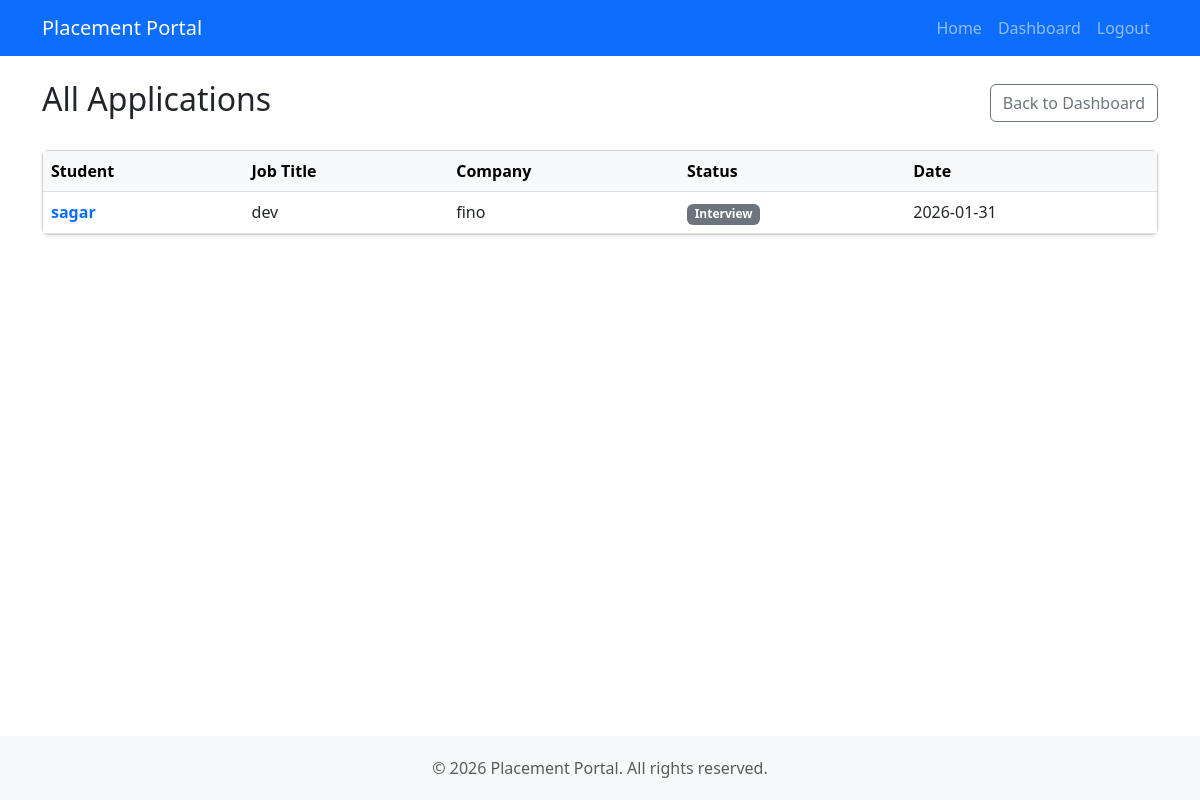
The page /admin/view/applications (signed in) on the database as committed earlier.
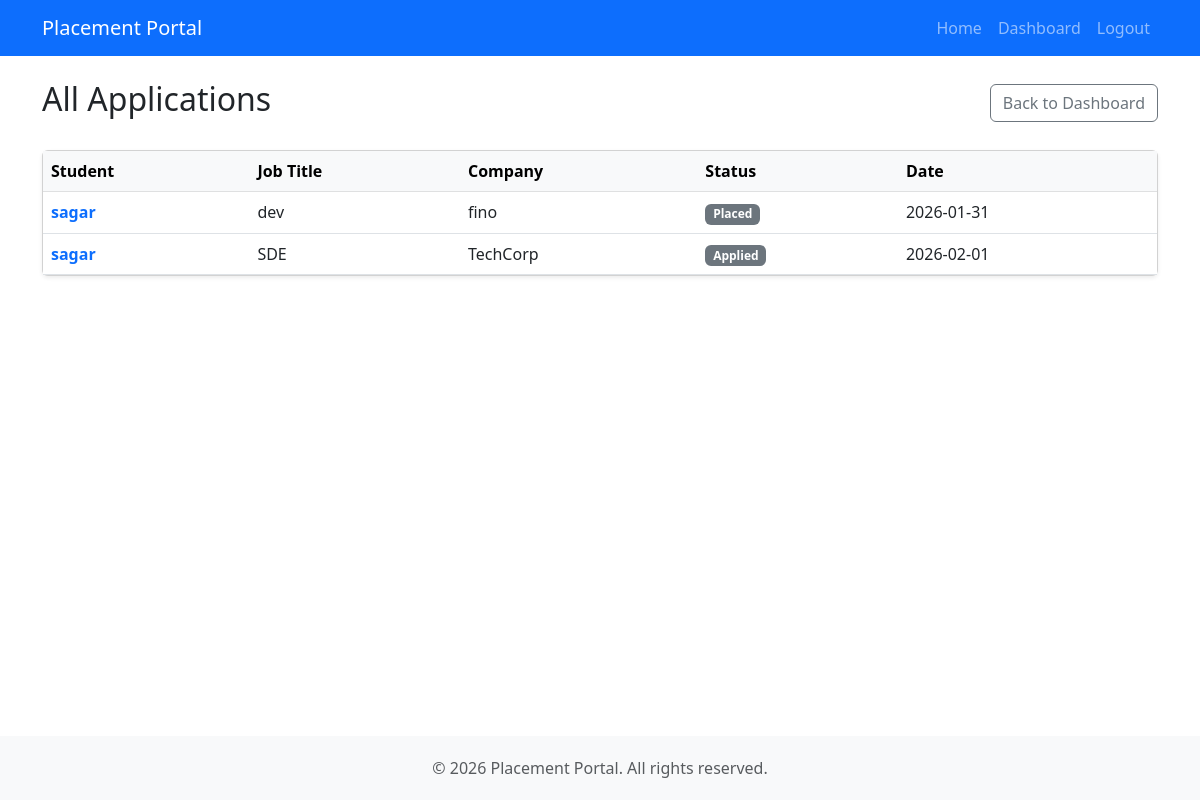
The same page on the database as committed later.
### models.py (models this page shows)
class Application(db.Model):
    id = db.Column(db.Integer, primary_key=True)
    student_id = db.Column(db.Integer, db.ForeignKey("student.id"), nullable=False)
    job_position_id = db.Column(db.Integer, db.ForeignKey("job_position.id"), nullable=False)
    status = db.Column(db.String(20), default="Applied")
    applied_on = db.Column(db.DateTime, default=datetime.utcnow)
    __table_args__ = (
        db.UniqueConstraint("student_id", "job_position_id", name="unique_application"),
    )
    placement = db.relationship("Placement", backref="application", uselist=False, lazy=True)

class Student(db.Model):
    id = db.Column(db.Integer, primary_key=True)
    name = db.Column(db.String(100), nullable=False)
    email = db.Column(db.String(100), unique=True, nullable=False)
    password = db.Column(db.String(200), nullable=False)
    department = db.Column(db.String(50))
    cgpa = db.Column(db.Float)
    resume = db.Column(db.String(200))
    is_active = db.Column(db.Boolean, default=True)
    applications = db.relationship("Application", backref="student", lazy=True)

class JobPosition(db.Model):
    id = db.Column(db.Integer, primary_key=True)
    company_id = db.Column(db.Integer, db.ForeignKey("company.id"), nullable=False)
    title = db.Column(db.String(100), nullable=False)
    description = db.Column(db.Text)
    eligibility = db.Column(db.String(200))
    deadline = db.Column(db.Date)
    skills = db.Column(db.String(200))
    experience = db.Column(db.String(50))
    salary = db.Column(db.String(50))
    status = db.Column(db.String(20), default="Pending")
    applications = db.relationship("Application", backref="job_position", lazy=True)

class Company(db.Model):
    id = db.Column(db.Integer, primary_key=True)
    name = db.Column(db.String(100), nullable=False)
    email = db.Column(db.String(100), unique=True, nullable=False)
    password = db.Column(db.String(200), nullable=False)
    website = db.Column(db.String(200))
    hr_contact = db.Column(db.String(20))
    is_approved = db.Column(db.Boolean, default=False)
    is_blacklisted = db.Column(db.Boolean, default=False)
    created_at = db.Column(db.DateTime, default=datetime.utcnow)
    job_positions = db.relationship("JobPosition", backref="company", lazy=True)

### app.py (the view)
    @app.route("/admin/view/applications")
    @login_required("admin")
    def view_applications():
        applications = Application.query.all()
        return render_template("admin/view_applications.html", applications=applications)

### templates/admin/view_applications.html (shortened to what this page needs)
{% extends "base.html" %}
{% block content %}
<div class="d-flex justify-content-between align-items-center mb-4">
    <h2>All Applications</h2>
    <a href="{{ url_for('admin_dashboard') }}" class="btn btn-outline-secondary">Back to Dashboard</a>
</div>
<div class="card shadow-sm">
    <div class="table-responsive">
        <table class="table table-hover align-middle mb-0">
            <thead class="table-light">
                <tr>
                    <th>Student</th>
                    <th>Job Title</th>
                    <th>Company</th>
                    <th>Status</th>
                    <th>Date</th>
                </tr>
            </thead>
            <tbody>
                {% for app in applications %}
                <tr>
                    <td>
                        <a href="{{ url_for('view_student_profile', student_id=app.student.id) }}"
                            class="text-decoration-none fw-bold">
                            {{ app.student.name }}
                        </a>
                    </td>
                    <td>{{ app.job_position.title }}</td>
                    <td>{{ app.job_position.company.name }}</td>
                    <td>
                        <span class="badge bg-secondary">{{ app.status }}</span>
                    </td>
                    <td>{{ app.applied_on.strftime('%Y-%m-%d') }}</td>
                </tr>
                {% else %}
                <tr>
                    <td colspan="5" class="text-center text-muted">No applications found.</td>
                </tr>
                {% endfor %}
            </tbody>
        </table>
    </div>
</div>
{% endblock %}

Rows that differ between the two databases and show on the page:
changed Application "dev": status "Interview" → "Placed"
added Application: student.name "sagar", job_position "SDE", job_position.company.name "TechCorp", status "Applied", applied_on "2026-02-01"
